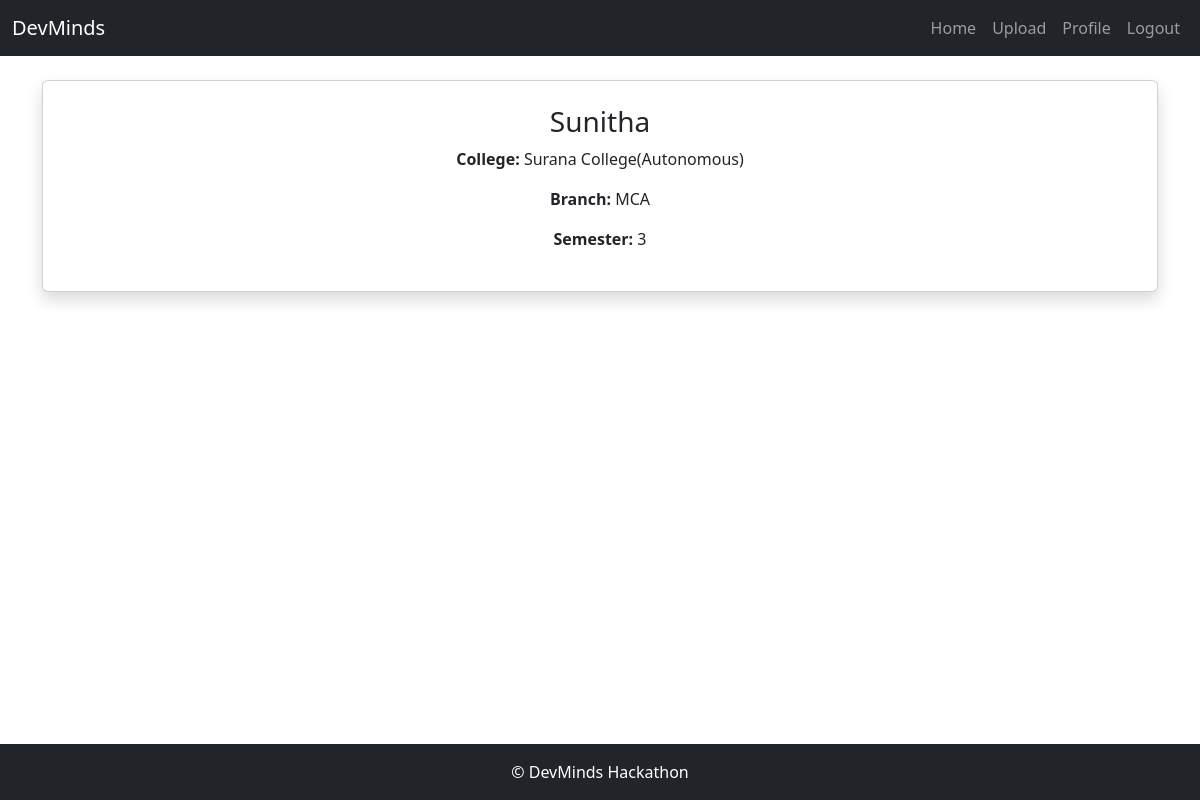
Screenshot of /profile/ (signed in) with the database file from the repository.
### DevMinds/models.py (models this page shows, shortened)
class Profile(models.Model):
    user = models.OneToOneField(User, on_delete=models.CASCADE)
    college = models.CharField(max_length=200)
    branch = models.CharField(max_length=100)
    semester = models.CharField(max_length=50)
    bio = models.TextField(blank=True)
    profile_pic = models.ImageField(upload_to='profiles/', blank=True)

### DevMinds/views.py (the view)
# urls.py: path('profile/', views.profile, name='profile'),
@login_required
def profile(request):
    profile = Profile.objects.get(user=request.user)
    return render(request, 'profile.html', {'profile': profile})

### DevMinds/templates/profile.html
{% extends 'base.html' %}
{% block content %}
<div class="card shadow p-4 text-center">
<h3>{{ profile.user.username }}</h3>
<p><strong>College:</strong> {{ profile.college }}</p>
<p><strong>Branch:</strong> {{ profile.branch }}</p>
<p><strong>Semester:</strong> {{ profile.semester }}</p>
</div>
{% endblock %}

### rows the page displays
Profile: user.username "Sunitha", college "Surana College(Autonomous)", branch "MCA", semester "3"
